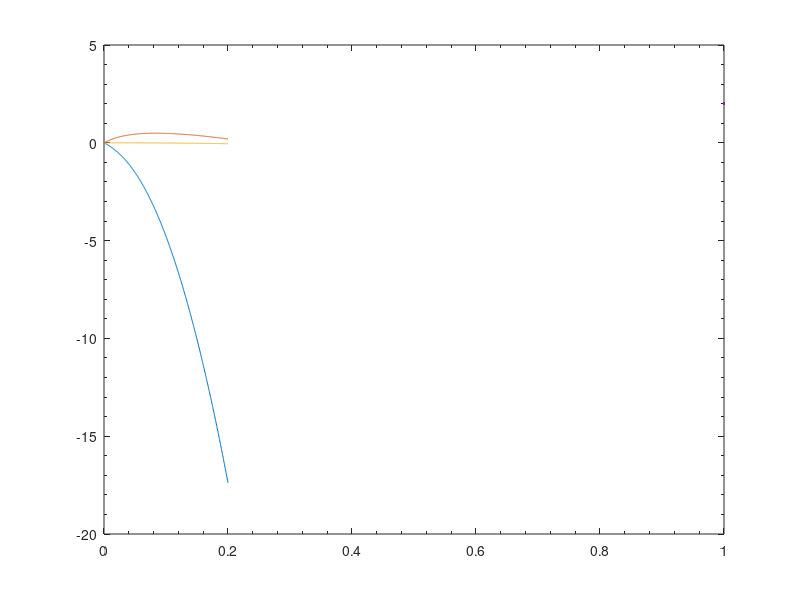

MATLAB code to generate this figure: (Note: this script raises an error after producing the figure.)
function [groot1,groot2,groot3]=r2()
G=2;Pe=1;D=100;Bni=0.15;M=0.001;n=500;
Kmat2=linspace(0,0.2,n);
r2=zeros(n,3);
%three 
groot1=zeros(n,3);
groot2=zeros(n,3);
groot3=zeros(n,3);
Remat=[0.01,0.1,1];

%loop for different Re and K
for i=1:3
Re=Remat(1,i);
for j=1:n
K=Kmat2(1,j);
s = zeros(1,4);
s(1,1)=1;
s(1,2)=(K.^2).*((1./Pe)+(4./Re)+((2.*Bni)./Re));
s(1,3)=(K.^2).*(((4.*K.^2)./(Pe.*Re))+((D.*K.^2)./(2.*Re))-(3./Re)+((D.*M.*G)./Re)+((2.*Bni.*K.^2)./(Pe.*Re)));
s(1,4)=(K.^4./(Pe.*Re)).*((((D.*K.^2)./2)-3));
A = roots(s);
r2(j,1)=A(1,1);
r2(j,2)=A(2,1);
r2(j,3)=A(3,1);
end

%saving root on different matrix
if i==1
groot1=r2;%roots of question5(a)
q="a";
elseif i==2
groot2=r2;%roots of question5(b)
q="b";
elseif i==3
groot3=r2;%roots of question5(c)
q="c";
end

%plotting the graph for corresponding Re values separately
figure(i+5)
plot(Kmat2,r2,linewidth=2)
set(gca,'XMinorTick','on','YMinorTick','on')
title("Roots inbuilt function 5",strcat(q),fontsize=20)
legend("first root","second root","third root",fontsize=20)
xlabel("K",fontsize=20)
ylabel("Root of s",fontsize=20)
hold on
end




